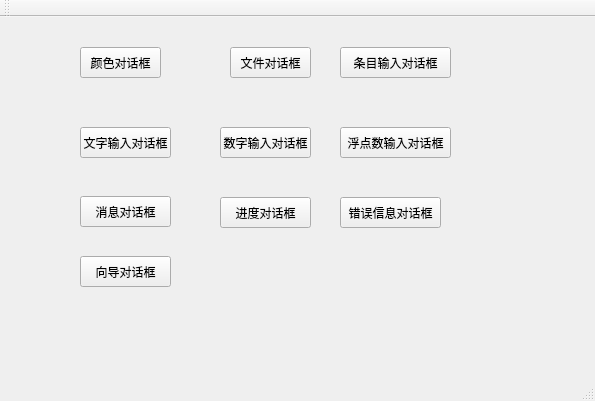
<?xml version="1.0" encoding="UTF-8"?>
<ui version="4.0">
 <class>MainWindow</class>
 <widget class="QMainWindow" name="MainWindow">
  <property name="geometry">
   <rect>
    <x>0</x>
    <y>0</y>
    <width>595</width>
    <height>401</height>
   </rect>
  </property>
  <property name="windowTitle">
   <string>MainWindow</string>
  </property>
  <widget class="QWidget" name="centralWidget">
   <widget class="QPushButton" name="pushButton">
    <property name="geometry">
     <rect>
      <x>80</x>
      <y>30</y>
      <width>81</width>
      <height>31</height>
     </rect>
    </property>
    <property name="text">
     <string>颜色对话框</string>
    </property>
   </widget>
   <widget class="QPushButton" name="pushButton_2">
    <property name="geometry">
     <rect>
      <x>230</x>
      <y>30</y>
      <width>81</width>
      <height>31</height>
     </rect>
    </property>
    <property name="text">
     <string>文件对话框</string>
    </property>
   </widget>
   <widget class="QPushButton" name="pushButton_3">
    <property name="geometry">
     <rect>
      <x>80</x>
      <y>110</y>
      <width>91</width>
      <height>31</height>
     </rect>
    </property>
    <property name="text">
     <string>文字输入对话框</string>
    </property>
   </widget>
   <widget class="QPushButton" name="pushButton_4">
    <property name="geometry">
     <rect>
      <x>220</x>
      <y>110</y>
      <width>91</width>
      <height>31</height>
     </rect>
    </property>
    <property name="text">
     <string>数字输入对话框</string>
    </property>
   </widget>
   <widget class="QPushButton" name="pushButton_5">
    <property name="geometry">
     <rect>
      <x>340</x>
      <y>110</y>
      <width>111</width>
      <height>31</height>
     </rect>
    </property>
    <property name="text">
     <string>浮点数输入对话框</string>
    </property>
   </widget>
   <widget class="QPushButton" name="pushButton_6">
    <property name="geometry">
     <rect>
      <x>340</x>
      <y>30</y>
      <width>111</width>
      <height>31</height>
     </rect>
    </property>
    <property name="text">
     <string>条目输入对话框</string>
    </property>
   </widget>
   <widget class="QPushButton" name="pushButton_7">
    <property name="geometry">
     <rect>
      <x>80</x>
      <y>179</y>
      <width>91</width>
      <height>31</height>
     </rect>
    </property>
    <property name="text">
     <string>消息对话框</string>
    </property>
   </widget>
   <widget class="QPushButton" name="pushButton_8">
    <property name="geometry">
     <rect>
      <x>220</x>
      <y>180</y>
      <width>91</width>
      <height>31</height>
     </rect>
    </property>
    <property name="text">
     <string>进度对话框</string>
    </property>
   </widget>
   <widget class="QPushButton" name="pushButton_9">
    <property name="geometry">
     <rect>
      <x>340</x>
      <y>180</y>
      <width>101</width>
      <height>31</height>
     </rect>
    </property>
    <property name="text">
     <string>错误信息对话框</string>
    </property>
   </widget>
   <widget class="QPushButton" name="pushButton_10">
    <property name="geometry">
     <rect>
      <x>80</x>
      <y>239</y>
      <width>91</width>
      <height>31</height>
     </rect>
    </property>
    <property name="text">
     <string>向导对话框</string>
    </property>
   </widget>
  </widget>
  <widget class="QMenuBar" name="menuBar">
   <property name="geometry">
    <rect>
     <x>0</x>
     <y>0</y>
     <width>595</width>
     <height>22</height>
    </rect>
   </property>
  </widget>
  <widget class="QToolBar" name="mainToolBar">
   <attribute name="toolBarArea">
    <enum>TopToolBarArea</enum>
   </attribute>
   <attribute name="toolBarBreak">
    <bool>false</bool>
   </attribute>
  </widget>
  <widget class="QStatusBar" name="statusBar"/>
 </widget>
 <layoutdefault spacing="6" margin="11"/>
 <resources/>
 <connections/>
</ui>
